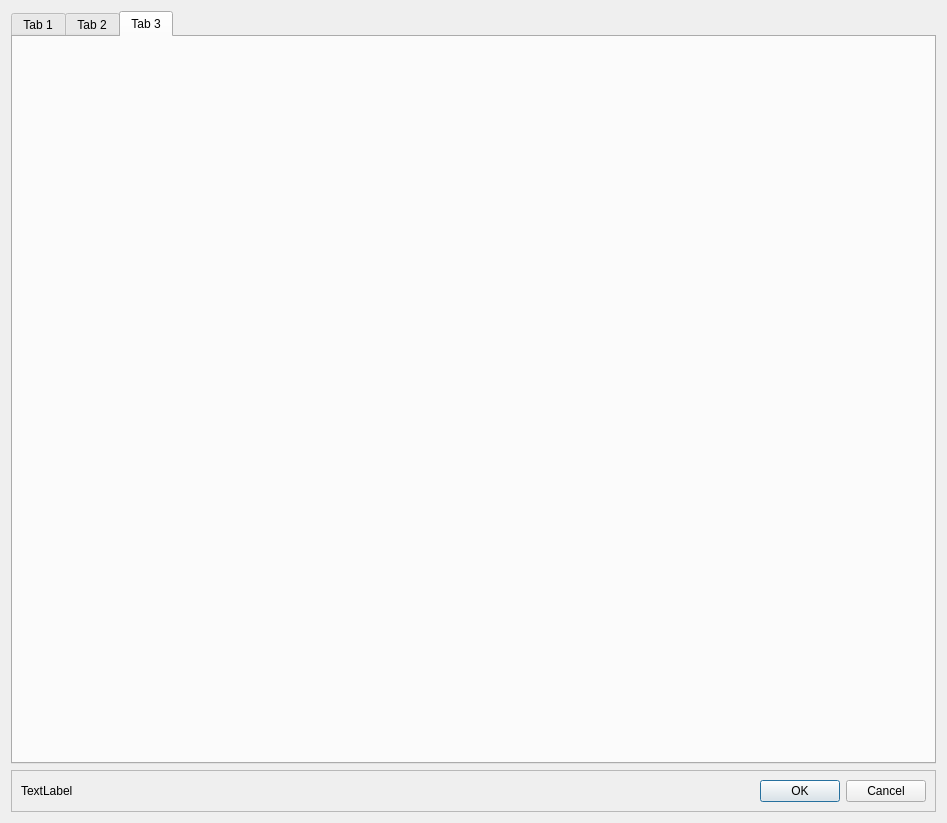
<?xml version="1.0" encoding="UTF-8"?>
<ui version="4.0">
 <class>Dialog</class>
 <widget class="QDialog" name="Dialog">
  <property name="geometry">
   <rect>
    <x>0</x>
    <y>0</y>
    <width>947</width>
    <height>823</height>
   </rect>
  </property>
  <property name="windowTitle">
   <string>Dialog</string>
  </property>
  <layout class="QVBoxLayout" name="verticalLayout_2">
   <item>
    <widget class="QTabWidget" name="tabWidget">
     <property name="tabPosition">
      <enum>QTabWidget::North</enum>
     </property>
     <property name="currentIndex">
      <number>2</number>
     </property>
     <widget class="QWidget" name="tab">
      <attribute name="title">
       <string>Tab 1</string>
      </attribute>
      <layout class="QVBoxLayout" name="verticalLayout_3">
       <item>
        <widget class="QSplitter" name="splitter">
         <property name="orientation">
          <enum>Qt::Vertical</enum>
         </property>
         <widget class="QListWidget" name="listWidget">
          <property name="font">
           <font>
            <pointsize>11</pointsize>
           </font>
          </property>
          <property name="resizeMode">
           <enum>QListView::Adjust</enum>
          </property>
          <property name="layoutMode">
           <enum>QListView::SinglePass</enum>
          </property>
         </widget>
         <widget class="QLCDNumber" name="lcdNumber">
          <property name="font">
           <font>
            <family>Arial</family>
            <pointsize>11</pointsize>
            <weight>75</weight>
            <bold>true</bold>
           </font>
          </property>
         </widget>
        </widget>
       </item>
      </layout>
     </widget>
     <widget class="QWidget" name="tab_2">
      <attribute name="title">
       <string>Tab 2</string>
      </attribute>
      <layout class="QVBoxLayout" name="verticalLayout">
       <item>
        <widget class="QSplitter" name="splitter_2">
         <property name="orientation">
          <enum>Qt::Vertical</enum>
         </property>
         <widget class="QLineEdit" name="lineEdit"/>
         <widget class="QLabel" name="label">
          <property name="text">
           <string>TextLabel</string>
          </property>
         </widget>
         <widget class="QTableWidget" name="tableWidget">
          <property name="rowCount">
           <number>6</number>
          </property>
          <property name="columnCount">
           <number>5</number>
          </property>
          <row/>
          <row/>
          <row/>
          <row/>
          <row/>
          <row/>
          <column/>
          <column/>
          <column/>
          <column/>
          <column/>
         </widget>
         <widget class="QPushButton" name="pushButton">
          <property name="text">
           <string>PushButton</string>
          </property>
         </widget>
        </widget>
       </item>
      </layout>
     </widget>
     <widget class="QWidget" name="tab_3">
      <attribute name="title">
       <string>Tab 3</string>
      </attribute>
      <layout class="QHBoxLayout" name="horizontalLayout_2">
       <item>
        <layout class="QVBoxLayout" name="verticalLayout_4"/>
       </item>
      </layout>
     </widget>
    </widget>
   </item>
   <item>
    <widget class="QFrame" name="frame">
     <property name="frameShape">
      <enum>QFrame::StyledPanel</enum>
     </property>
     <property name="frameShadow">
      <enum>QFrame::Raised</enum>
     </property>
     <layout class="QHBoxLayout" name="horizontalLayout">
      <item>
       <widget class="QLabel" name="label_2">
        <property name="text">
         <string>TextLabel</string>
        </property>
       </widget>
      </item>
      <item>
       <widget class="QDialogButtonBox" name="buttonBox">
        <property name="standardButtons">
         <set>QDialogButtonBox::Cancel|QDialogButtonBox::Ok</set>
        </property>
       </widget>
      </item>
     </layout>
    </widget>
   </item>
  </layout>
 </widget>
 <resources/>
 <connections/>
</ui>
